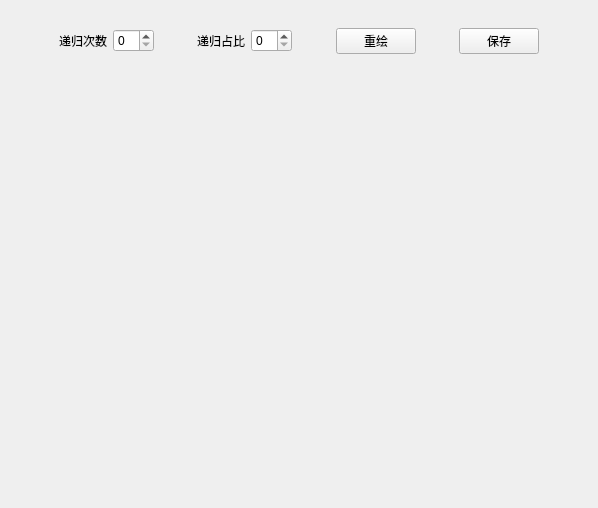
<?xml version="1.0" encoding="UTF-8"?>
<ui version="4.0">
 <class>Widget</class>
 <widget class="QWidget" name="Widget">
  <property name="geometry">
   <rect>
    <x>0</x>
    <y>0</y>
    <width>598</width>
    <height>508</height>
   </rect>
  </property>
  <property name="windowTitle">
   <string>Widget</string>
  </property>
  <layout class="QVBoxLayout" name="verticalLayout">
   <item>
    <widget class="QWidget" name="widgetControlArea" native="true">
     <property name="maximumSize">
      <size>
       <width>16777215</width>
       <height>60</height>
      </size>
     </property>
     <property name="autoFillBackground">
      <bool>false</bool>
     </property>
     <layout class="QHBoxLayout" name="horizontalLayout">
      <item>
       <spacer name="horizontalSpacer_5">
        <property name="orientation">
         <enum>Qt::Horizontal</enum>
        </property>
        <property name="sizeHint" stdset="0">
         <size>
          <width>40</width>
          <height>20</height>
         </size>
        </property>
       </spacer>
      </item>
      <item>
       <widget class="QLabel" name="label">
        <property name="text">
         <string>递归次数</string>
        </property>
       </widget>
      </item>
      <item>
       <widget class="QSpinBox" name="spinBoxMainLevel"/>
      </item>
      <item>
       <spacer name="horizontalSpacer">
        <property name="orientation">
         <enum>Qt::Horizontal</enum>
        </property>
        <property name="sizeHint" stdset="0">
         <size>
          <width>40</width>
          <height>20</height>
         </size>
        </property>
       </spacer>
      </item>
      <item>
       <widget class="QLabel" name="label_2">
        <property name="text">
         <string>递归占比</string>
        </property>
       </widget>
      </item>
      <item>
       <widget class="QSpinBox" name="spinBoxMainRate"/>
      </item>
      <item>
       <spacer name="horizontalSpacer_3">
        <property name="orientation">
         <enum>Qt::Horizontal</enum>
        </property>
        <property name="sizeHint" stdset="0">
         <size>
          <width>40</width>
          <height>20</height>
         </size>
        </property>
       </spacer>
      </item>
      <item>
       <widget class="QPushButton" name="pushButtonRePaint">
        <property name="text">
         <string>重绘</string>
        </property>
       </widget>
      </item>
      <item>
       <spacer name="horizontalSpacer_2">
        <property name="orientation">
         <enum>Qt::Horizontal</enum>
        </property>
        <property name="sizeHint" stdset="0">
         <size>
          <width>40</width>
          <height>20</height>
         </size>
        </property>
       </spacer>
      </item>
      <item>
       <widget class="QPushButton" name="pushButtonSave">
        <property name="text">
         <string>保存</string>
        </property>
       </widget>
      </item>
      <item>
       <spacer name="horizontalSpacer_6">
        <property name="orientation">
         <enum>Qt::Horizontal</enum>
        </property>
        <property name="sizeHint" stdset="0">
         <size>
          <width>40</width>
          <height>20</height>
         </size>
        </property>
       </spacer>
      </item>
     </layout>
    </widget>
   </item>
   <item>
    <widget class="QWidget" name="widgetPaintArea" native="true"/>
   </item>
  </layout>
 </widget>
 <layoutdefault spacing="6" margin="11"/>
 <resources/>
 <connections/>
</ui>
